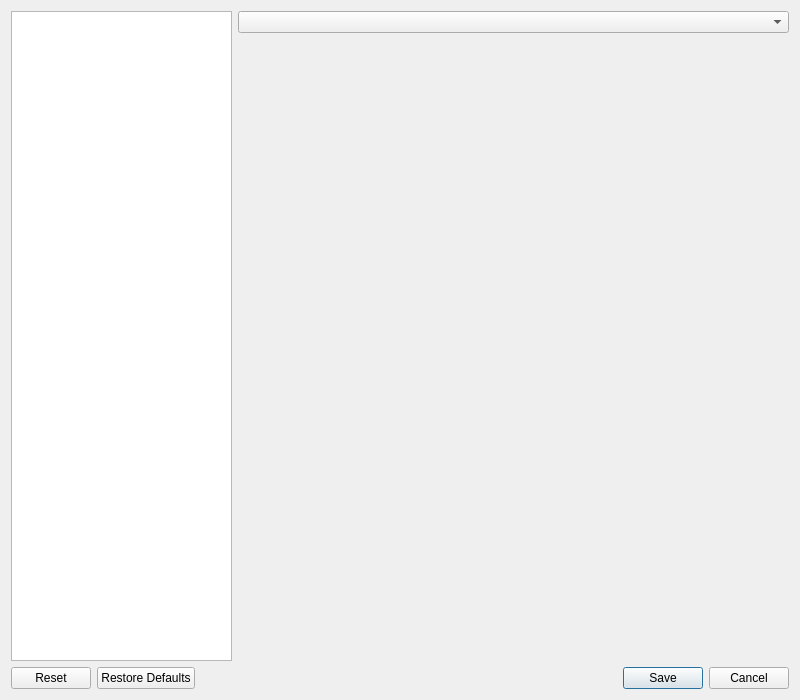
<?xml version="1.0" encoding="UTF-8"?>
<ui version="4.0">
 <class>SettingsWindow</class>
 <widget class="QDialog" name="SettingsWindow">
  <property name="windowModality">
   <enum>Qt::ApplicationModal</enum>
  </property>
  <property name="geometry">
   <rect>
    <x>0</x>
    <y>0</y>
    <width>800</width>
    <height>700</height>
   </rect>
  </property>
  <property name="windowTitle">
   <string>Settings</string>
  </property>
  <layout class="QGridLayout" name="gridLayout">
   <item row="1" column="1">
    <widget class="QStackedWidget" name="stacked_pages">
     <property name="sizePolicy">
      <sizepolicy hsizetype="Preferred" vsizetype="Preferred">
       <horstretch>25</horstretch>
       <verstretch>0</verstretch>
      </sizepolicy>
     </property>
     <property name="currentIndex">
      <number>0</number>
     </property>
     <widget class="GeneralSettingsPage" name="general_settings_page"/>
     <widget class="DecklistImportSettingsPage" name="decklist_import_settings_page"/>
     <widget class="PDFSettingsPage" name="pdf_settings_page"/>
     <widget class="PrinterSettingsPage" name="printer_settings_page"/>
     <widget class="DefaultDocumentLayoutSettingsPage" name="default_document_layout_page"/>
     <widget class="HidePrintingsPage" name="hide_printings_page"/>
     <widget class="DebugSettingsPage" name="debug_settings_page"/>
    </widget>
   </item>
   <item row="0" column="1">
    <widget class="QComboBox" name="page_selection_combo_box"/>
   </item>
   <item row="0" column="0" rowspan="2">
    <widget class="QListView" name="page_selection_list_view">
     <property name="sizePolicy">
      <sizepolicy hsizetype="Expanding" vsizetype="Expanding">
       <horstretch>10</horstretch>
       <verstretch>0</verstretch>
      </sizepolicy>
     </property>
     <property name="editTriggers">
      <set>QAbstractItemView::NoEditTriggers</set>
     </property>
     <property name="iconSize">
      <size>
       <width>22</width>
       <height>22</height>
      </size>
     </property>
     <property name="uniformItemSizes">
      <bool>true</bool>
     </property>
    </widget>
   </item>
   <item row="2" column="0" colspan="2">
    <widget class="QDialogButtonBox" name="button_box">
     <property name="standardButtons">
      <set>QDialogButtonBox::Cancel|QDialogButtonBox::Reset|QDialogButtonBox::RestoreDefaults|QDialogButtonBox::Save</set>
     </property>
    </widget>
   </item>
  </layout>
 </widget>
 <customwidgets>
  <customwidget>
   <class>GeneralSettingsPage</class>
   <extends>QWidget</extends>
   <header>mtg_proxy_printer.ui.settings_window_pages</header>
   <container>1</container>
  </customwidget>
  <customwidget>
   <class>DecklistImportSettingsPage</class>
   <extends>QWidget</extends>
   <header>mtg_proxy_printer.ui.settings_window_pages</header>
   <container>1</container>
  </customwidget>
  <customwidget>
   <class>DefaultDocumentLayoutSettingsPage</class>
   <extends>QWidget</extends>
   <header>mtg_proxy_printer.ui.settings_window_pages</header>
   <container>1</container>
  </customwidget>
  <customwidget>
   <class>HidePrintingsPage</class>
   <extends>QWidget</extends>
   <header>mtg_proxy_printer.ui.settings_window_pages</header>
   <container>1</container>
  </customwidget>
  <customwidget>
   <class>DebugSettingsPage</class>
   <extends>QWidget</extends>
   <header>mtg_proxy_printer.ui.settings_window_pages</header>
   <container>1</container>
  </customwidget>
  <customwidget>
   <class>PDFSettingsPage</class>
   <extends>QWidget</extends>
   <header>mtg_proxy_printer.ui.settings_window_pages</header>
   <container>1</container>
  </customwidget>
  <customwidget>
   <class>PrinterSettingsPage</class>
   <extends>QWidget</extends>
   <header>mtg_proxy_printer.ui.settings_window_pages</header>
   <container>1</container>
  </customwidget>
 </customwidgets>
 <resources/>
 <connections>
  <connection>
   <sender>button_box</sender>
   <signal>accepted()</signal>
   <receiver>SettingsWindow</receiver>
   <slot>accept()</slot>
   <hints>
    <hint type="sourcelabel">
     <x>284</x>
     <y>643</y>
    </hint>
    <hint type="destinationlabel">
     <x>157</x>
     <y>274</y>
    </hint>
   </hints>
  </connection>
  <connection>
   <sender>button_box</sender>
   <signal>rejected()</signal>
   <receiver>SettingsWindow</receiver>
   <slot>reject()</slot>
   <hints>
    <hint type="sourcelabel">
     <x>352</x>
     <y>643</y>
    </hint>
    <hint type="destinationlabel">
     <x>286</x>
     <y>274</y>
    </hint>
   </hints>
  </connection>
 </connections>
</ui>
